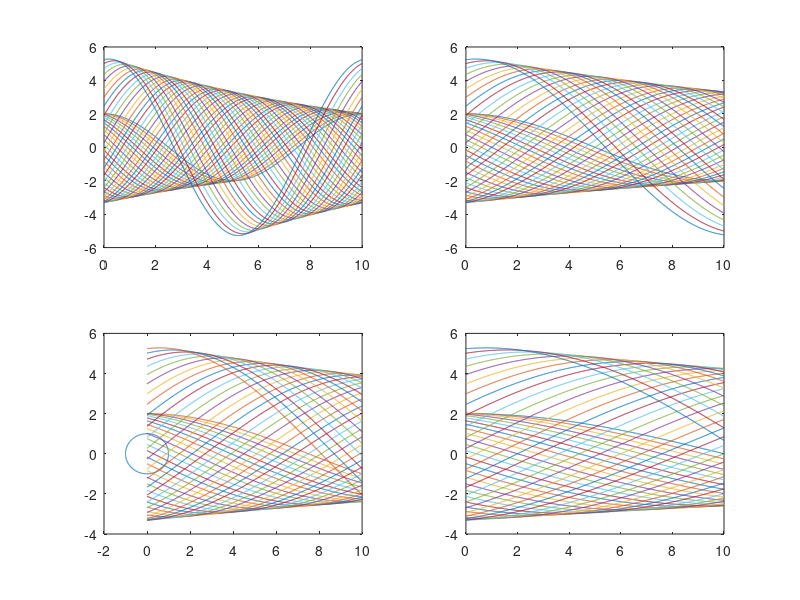
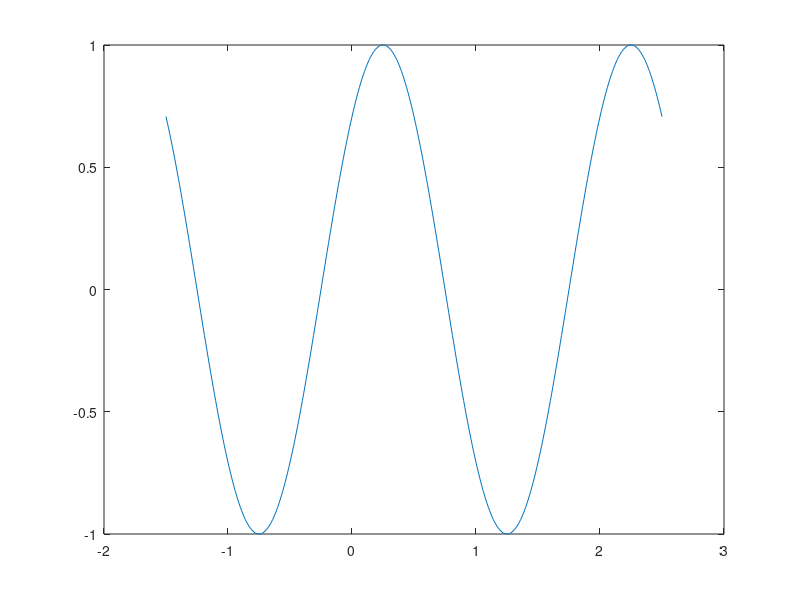

The MATLAB source for these figures, in order:
%% Oppgave 1
t = -1:.05:2.5
figure(1)
subplot(221)
plot(t, 2*cos(2*pi*t*2))
title('cos(2pi*t)')
subplot(222)
%plot(t, cos(2*pi*t + pi))
title('cos(2pi*t + pi)')
subplot(223)
%plot(t, cos(8*pi*t))
title('cos(8pi*t)')
%subplot(224)
plot(t, cos(4*pi*t - pi/3))

%% Oppgave 2
figure(2)
t = -1.5:0.01:2.5
% Amp = 2, Periode = 0.5, Frekvens = 2, Faseskift = 0
plot(t, 2*cos(4*pi*t))
% Amp = 1, Peroide = 0.25, Frekvens = 4, Faseskifte = pi
plot(t, cos((2*pi*t)/0.25 + pi))
% Amp = 1, Peroide = 1, Frekvens = 1, Faseskift = pi/2
plot(t ,cos(2*pi*t + pi/2))
% Amp = 1, Peroide = 2, Frekvens = 0.5, Faseskift = pi/4
plot(t, cos(2*pi*t*0.5 - pi/4))


%% Oppgave 3
abs(3+4i)
1/(3+4i)

n = 0:30

figure(1)
%plot(n, cos(n/2+pi/2))
%plot(n, cos(pi*n + pi/2))
%plot(n, cos((sqrt(2)/2)*pi*n))
plot(n, cos(pi*n/5))

%% Forelesning
clear all
phi = 0:0.01:(2*pi)
x = exp(i*phi)
plot(real(x), imag(x))

A = 2
phi = 0
f = 0.1
t = 0:0.01:10
l = 50
figure(1)
for i = 1:l
    hold on
    subplot(221)
    plot(t, A*cos(2*pi*f*t+phi))
    hold on
    subplot(222)
    plot(t, A*cos(2*pi*f/2*t+phi))
    hold on
    subplot(223)
    plot(t, A*cos(2*pi*f/3*t+phi))
    hold on
    subplot(224)
    plot(t, A*cos(2*pi*f/4*t+phi))
    hold on
    phi = phi + 2*pi/l
    A=A*1.02
    t
end

%%
i = sqrt(-1)
(2+i)^2 * (2-i)^2